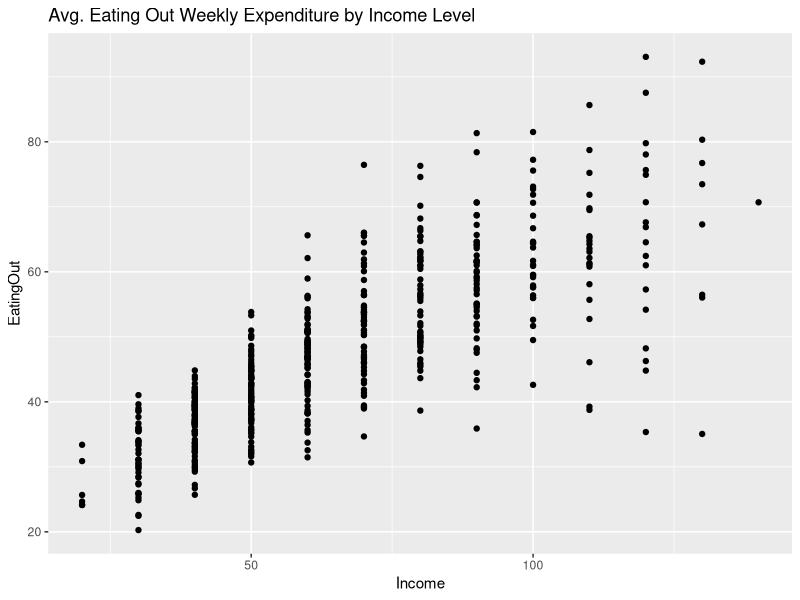
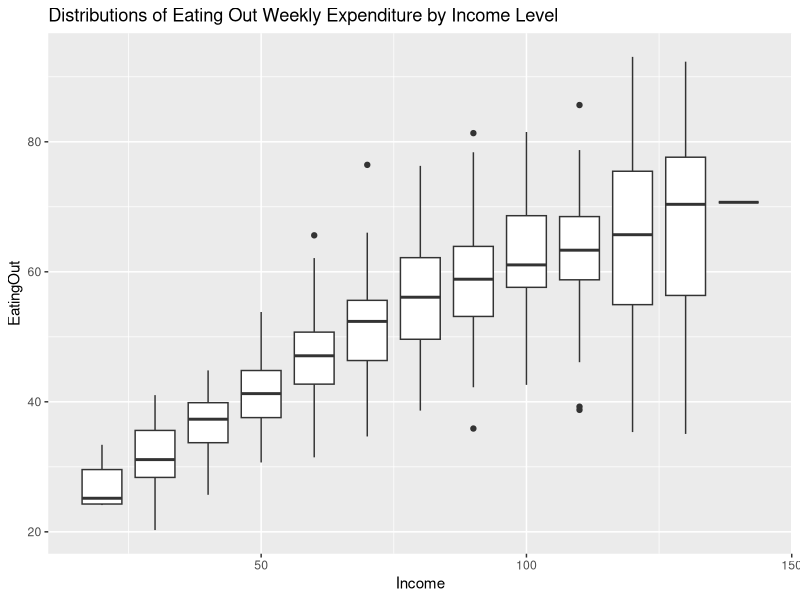
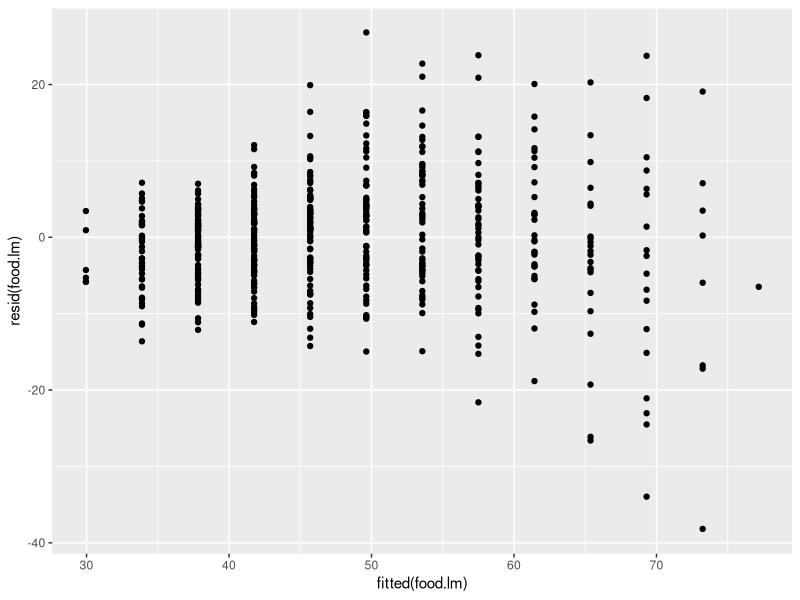
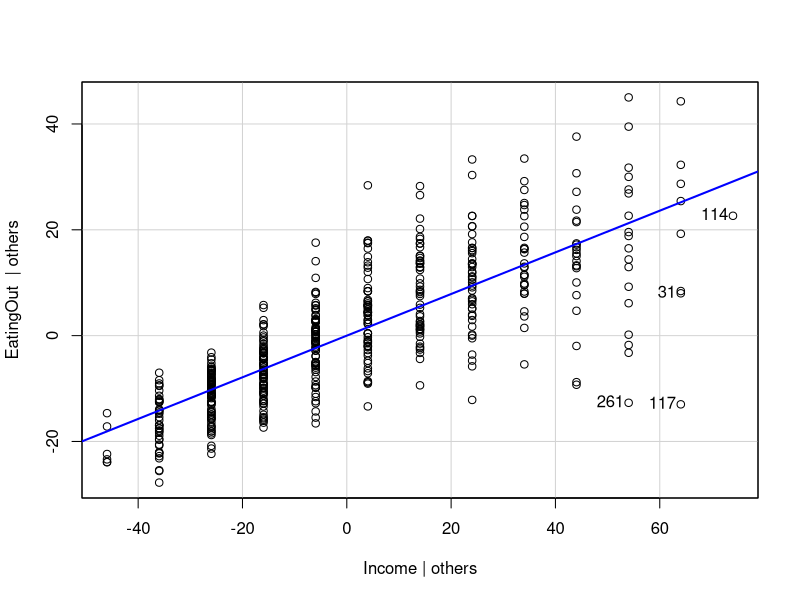
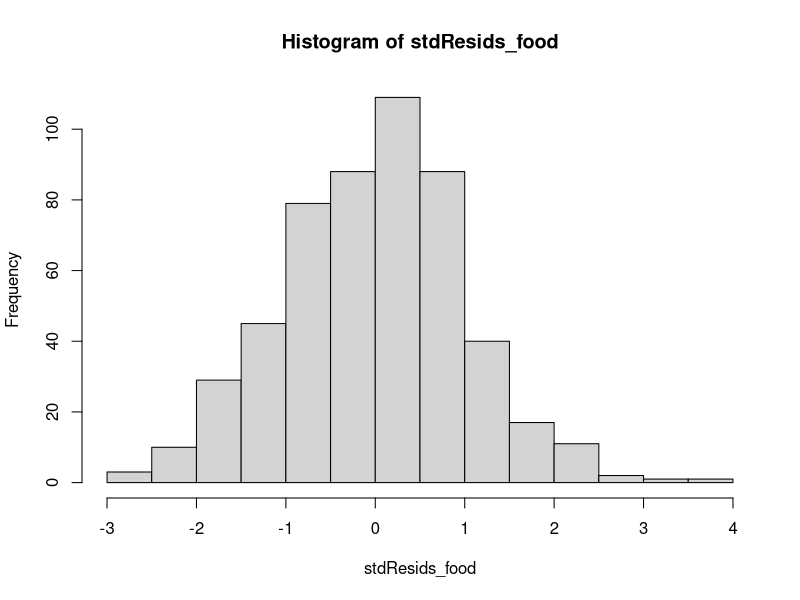

Reproduce these figures in R, in order.
## ---- chunk 1
library(tidyverse)
library(lmtest)
library(nlme)
library(multcomp)
library(GGally)
library(MASS)
library(car)

food <- read_delim("FoodExpenses.txt", delim=" ")
## ---- chunk 2
ggplot(data = food, aes(y = EatingOut, x = Income)) +
  geom_point() +
  ggtitle("Avg. Eating Out Weekly Expenditure by Income Level")

## ---- chunk 3
ggplot(data = food, aes(y = EatingOut, x = Income, group=Income)) +
  geom_boxplot() +
  ggtitle("Distributions of Eating Out Weekly Expenditure by Income Level")

## ---- chunk 4
summary(food)



## ---- chunk 5
food.lm <- lm(EatingOut ~ ., data = food)
summary(food.lm)


## ---- chunk 6
ggplot()+geom_point(mapping=aes(x=fitted(food.lm), y =  resid(food.lm)))

bptest(food.lm)
## ---- chunk 7
hetero_sked = gls(data = food, EatingOut ~ Income, weights = 
                    varExp(form=~Income), method="ML")
coef = hetero_sked$coefficients
## ---- chunk 8
avPlots(food.lm)

## ---- chunk 9
stdResids_food = resid(object=hetero_sked, type="pearson")


hist(stdResids_food)

## ---- chunk 10
bp_test <- bptest(stdResids_food ~ Income, data = food)
## ---- chunk 11
income = hetero_sked$coefficients[2]
conf_income = intervals(hetero_sked, level = .95)
lwr = conf_income$coef[2]
upr = conf_income$coef[6]
## ---- chunk 12
intervals(hetero_sked, level = .95)$varStruct[c(1,3)]
theta = conf_income$varStruct[2]
